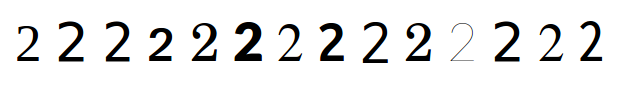
//> input picture OpenCV_3_KNN_Character_Recognition_Cpp-master/2.png, 625 x 89 px
$ ./TrainAndTest   (built with g++ and OpenCV 4)
//> lines starting //> are read from the running program, lines starting //| are printed output that depends on the picture; after the words box and inside, x2 and y2 are one past the last pixel; in counts of white or black regions, pixels touching at a corner belong together
// TrainAndTest.cpp

#include<opencv2/core/core.hpp>
#include<opencv2/highgui/highgui.hpp>
#include<opencv2/imgproc/imgproc.hpp>
#include<opencv2/ml/ml.hpp>

#include<iostream>
#include<sstream>

// global variables ///////////////////////////////////////////////////////////////////////////////
const int MIN_CONTOUR_AREA = 100;

const int RESIZED_IMAGE_WIDTH = 20;
const int RESIZED_IMAGE_HEIGHT = 30;

///////////////////////////////////////////////////////////////////////////////////////////////////
class ContourWithData {
public:
    // member variables ///////////////////////////////////////////////////////////////////////////
    std::vector<cv::Point> ptContour;           // contour
    cv::Rect boundingRect;                      // bounding rect for contour
    float fltArea;                              // area of contour

    ///////////////////////////////////////////////////////////////////////////////////////////////
    bool checkIfContourIsValid() {                              // obviously in a production grade program
        if (fltArea < MIN_CONTOUR_AREA) return false;           // we would have a much more robust function for
        return true;                                            // identifying if a contour is valid !!
    }

    ///////////////////////////////////////////////////////////////////////////////////////////////
    static bool sortByBoundingRectXPosition(const ContourWithData& cwdLeft, const ContourWithData& cwdRight) {      // this function allows us to sort
        return(cwdLeft.boundingRect.x < cwdRight.boundingRect.x);                                                   // the contours from left to right
    }

};

///////////////////////////////////////////////////////////////////////////////////////////////////
int main() {
    std::vector<ContourWithData> allContoursWithData;           // declare empty vectors,
    std::vector<ContourWithData> validContoursWithData;         // we will fill these shortly

            // read in training classifications ///////////////////////////////////////////////////

    cv::Mat matClassificationInts;      // we will read the classification numbers into this variable as though it is a vector

    cv::FileStorage fsClassifications("classifications.xml", cv::FileStorage::READ);        // open the classifications file

    if (fsClassifications.isOpened() == false) {                                                    // if the file was not opened successfully
        std::cout << "error, unable to open training classifications file, exiting program\n\n";    // show error message
        return(0);                                                                                  // and exit program
    }

    fsClassifications["classifications"] >> matClassificationInts;      // read classifications section into Mat classifications variable
    fsClassifications.release();                                        // close the classifications file

            // read in training images ////////////////////////////////////////////////////////////

    cv::Mat matTrainingImagesAsFlattenedFloats;         // we will read multiple images into this single image variable as though it is a vector

    cv::FileStorage fsTrainingImages("images.xml", cv::FileStorage::READ);          // open the training images file

    if (fsTrainingImages.isOpened() == false) {                                                 // if the file was not opened successfully
        std::cout << "error, unable to open training images file, exiting program\n\n";         // show error message
        return(0);                                                                              // and exit program
    }

    fsTrainingImages["images"] >> matTrainingImagesAsFlattenedFloats;           // read images section into Mat training images variable
    fsTrainingImages.release();                                                 // close the traning images file

            // train //////////////////////////////////////////////////////////////////////////////

    cv::Ptr<cv::ml::KNearest>  kNearest(cv::ml::KNearest::create());            // instantiate the KNN object

                // finally we get to the call to train, note that both parameters have to be of type Mat (a single Mat)
                // even though in reality they are multiple images / numbers
    kNearest->train(matTrainingImagesAsFlattenedFloats, cv::ml::ROW_SAMPLE, matClassificationInts);

            // test ///////////////////////////////////////////////////////////////////////////////

    cv::Mat matTestingNumbers = cv::imread("2.png");            // read in the test numbers image
//> matTestingNumbers is the input picture: 89 rows x 625 cols, CV_8UC3; mean B, G, R 232.9, 232.9, 232.9

    if (matTestingNumbers.empty()) {                                // if unable to open image
        std::cout << "error: image not read from file\n\n";         // show error message on command line
        return(0);                                                  // and exit program
    }

    cv::Mat matGrayscale;           //
    cv::Mat matBlurred;             // declare more image variables
    cv::Mat matThresh;              //
    cv::Mat matThreshCopy;          //

    cv::cvtColor(matTestingNumbers, matGrayscale, CV_BGR2GRAY);         // convert to grayscale
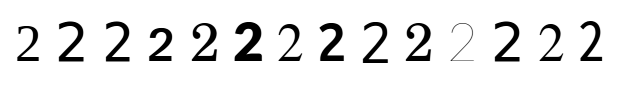
//> matGrayscale: 89 rows x 625 cols, CV_8UC1; min 0, max 255, mean 232.9

                                            // blur
    cv::GaussianBlur(matGrayscale,              // input image
                     matBlurred,                // output image
                     cv::Size(5, 5),            // smoothing window width and height in pixels
                     0);                        // sigma value, determines how much the image will be blurred, zero makes function choose the sigma value
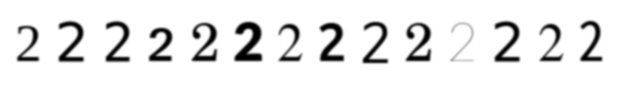
//> matBlurred: 89 rows x 625 cols, CV_8UC1; min 0, max 255, mean 232.9

                                            // filter image from grayscale to black and white
    cv::adaptiveThreshold(matBlurred,                           // input image
                          matThresh,                            // output image
                          255,                                  // make pixels that pass the threshold full white
                          cv::ADAPTIVE_THRESH_GAUSSIAN_C,       // use gaussian rather than mean, seems to give better results
                          cv::THRESH_BINARY_INV,                // invert so foreground will be white, background will be black
                          11,                                   // size of a pixel neighborhood used to calculate threshold value
                          2);                                   // constant subtracted from the mean or weighted mean
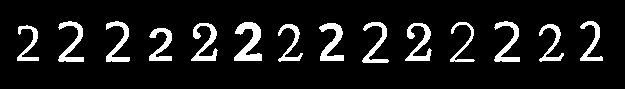
//> matThresh: 89 rows x 625 cols, CV_8UC1; 9.6% white; 14 white regions

    matThreshCopy = matThresh.clone();              // make a copy of the thresh image, this in necessary b/c findContours modifies the image

    std::vector<std::vector<cv::Point> > ptContours;        // declare a vector for the contours
    std::vector<cv::Vec4i> v4iHierarchy;                    // declare a vector for the hierarchy (we won't use this in this program but this may be helpful for reference)

    cv::findContours(matThreshCopy,             // input image, make sure to use a copy since the function will modify this image in the course of finding contours
        ptContours,                             // output contours
        v4iHierarchy,                           // output hierarchy
        cv::RETR_EXTERNAL,                      // retrieve the outermost contours only
        cv::CHAIN_APPROX_SIMPLE);               // compress horizontal, vertical, and diagonal segments and leave only their end points
//> ptContours = 14 contours; largest, box (x1, y1, x2, y2) and area: (234, 22, 262, 61) 494, (319, 23, 344, 61) 381, (405, 23, 432, 61) 342, (191, 23, 218, 61) 342, (494, 21, 520, 62) 330; v4iHierarchy = 14 items, first 8: [1, -1, -1, -1], [2, 0, -1, -1], [3, 1, -1, -1], [4, 2, -1, -1], [5, 3, -1, -1], [6, 4, -1, -1], [7, 5, -1, -1], [8, 6, -1, -1]

    for (int i = 0; i < ptContours.size(); i++) {               // for each contour
        ContourWithData contourWithData;                                                    // instantiate a contour with data object
        contourWithData.ptContour = ptContours[i];                                          // assign contour to contour with data
        contourWithData.boundingRect = cv::boundingRect(contourWithData.ptContour);         // get the bounding rect
        contourWithData.fltArea = cv::contourArea(contourWithData.ptContour);               // calculate the contour area
        allContoursWithData.push_back(contourWithData);                                     // add contour with data object to list of all contours with data
    }
//> this loop made 14 passes
//> (contourWithData.boundingRect, contourWithData.fltArea) on passes 1 to 12: (Rect(149, 28, 23, 33), 289), (Rect(17, 25, 22, 36), 217.5), (Rect(539, 24, 25, 38), 237.5), (Rect(278, 24, 25, 38), 235.5), (Rect(405, 23, 27, 38), 341.5), (Rect(319, 23, 25, 38), 381), (Rect(191, 23, 27, 38), 341.5), (Rect(450, 22, 25, 40), 183.5), (Rect(362, 22, 27, 41), 294), (Rect(234, 22, 28, 39), 493.5), (Rect(580, 21, 23, 40), 259.5), (Rect(494, 21, 26, 41), 330)

    for (int i = 0; i < allContoursWithData.size(); i++) {                      // for all contours
        if (allContoursWithData[i].checkIfContourIsValid()) {                   // check if valid
            validContoursWithData.push_back(allContoursWithData[i]);            // if so, append to valid contour list
        }
    }
            // sort contours from left to right
    std::sort(validContoursWithData.begin(), validContoursWithData.end(), ContourWithData::sortByBoundingRectXPosition);

    std::string strFinalString;         // declare final string, this will have the final number sequence by the end of the program

    for (int i = 0; i < validContoursWithData.size(); i++) {            // for each contour

                                                                // draw a green rect around the current char
        cv::rectangle(matTestingNumbers,                            // draw rectangle on original image
                      validContoursWithData[i].boundingRect,        // rect to draw
                      cv::Scalar(0, 255, 0),                        // green
                      2);                                           // thickness

        cv::Mat matROI = matThresh(validContoursWithData[i].boundingRect);          // get ROI image of bounding rect

        cv::Mat matROIResized;
        cv::resize(matROI, matROIResized, cv::Size(RESIZED_IMAGE_WIDTH, RESIZED_IMAGE_HEIGHT));     // resize image, this will be more consistent for recognition and storage

        cv::Mat matROIFloat;
        matROIResized.convertTo(matROIFloat, CV_32FC1);             // convert Mat to float, necessary for call to find_nearest

        cv::Mat matROIFlattenedFloat = matROIFloat.reshape(1, 1);

        cv::Mat matCurrentChar(0, 0, CV_32F);

        kNearest->findNearest(matROIFlattenedFloat, 1, matCurrentChar);     // finally we can call find_nearest !!!

        float fltCurrentChar = (float)matCurrentChar.at<float>(0, 0);

        strFinalString = strFinalString + char(int(fltCurrentChar));        // append current char to full string
    }
//> this loop made 14 passes
//> strFinalString on passes 1 to 12: '2', "22", "222", "2222", "22222", "222222", "2222222", "22222222", "222222222", "2222222222", "22222222222", "222222222222"
//> pass 1, `cv::Mat matROI = matThresh(validContoursWithData[i].boundingRect);`:
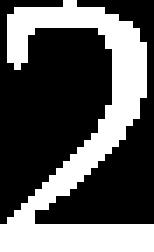
//> matROI: 36 rows x 22 cols, CV_8UC1 (shown 7 times larger); 36.5% white; 1 white region, box (x1, y1, x2, y2) and area: (0, 0, 22, 36) 289
//> pass 1, `cv::resize(matROI, matROIResized, cv::Size(RESIZED_IMAGE_WIDTH, RESIZE..`:
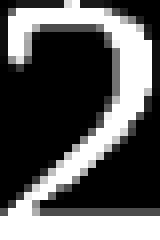
//> matROIResized: 30 rows x 20 cols, CV_8UC1 (shown 8 times larger); min 0, max 255, mean 92
//> pass 2, `cv::Mat matROI = matThresh(validContoursWithData[i].boundingRect);`:
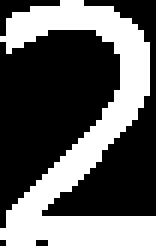
//> matROI: 41 rows x 26 cols, CV_8UC1 (shown 6 times larger); 38.4% white; 1 white region, box (x1, y1, x2, y2) and area: (0, 0, 26, 41) 409
//> after the loop:
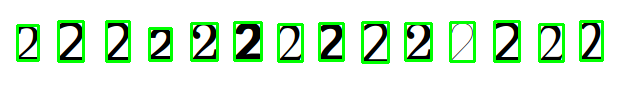
//> matTestingNumbers: 89 rows x 625 cols, CV_8UC3; 9.25% of pixels changed, all inside (x1, y1, x2, y2) = (16, 20, 604, 64)

    std::cout << "\n\n" << "numbers read = " << strFinalString << "\n\n";       // show the full string
//| numbers read = 22222222222222

    cv::imshow("matTestingNumbers", matTestingNumbers);     // show input image with green boxes drawn around found digits

    cv::waitKey(0);                                         // wait for user key press

    return(0);
}

$ run again, with OpenCV_3_KNN_Character_Recognition_Cpp-master/s.png copied over OpenCV_3_KNN_Character_Recognition_Cpp-master/2.png
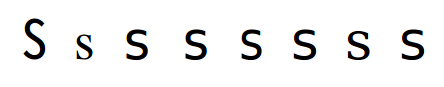
//> input picture OpenCV_3_KNN_Character_Recognition_Cpp-master/s.png, 444 x 87 px
//> matTestingNumbers is the input picture: 87 rows x 444 cols, CV_8UC3; mean B, G, R 239.8, 239.8, 239.8
//> `cv::adaptiveThreshold(matBlurred, matThresh, 255, cv::ADAPTIVE_THRESH_..`:
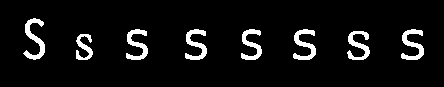
//> matThresh: 87 rows x 444 cols, CV_8UC1; 6.5% white; 8 white regions
//> ptContours = 8 contours; box (x1, y1, x2, y2) and area: (23, 18, 45, 60) 294, (401, 29, 424, 60) 260, (293, 29, 316, 60) 260, (185, 29, 207, 60) 250, (126, 29, 148, 60) 250, (347, 31, 370, 60) 242, (241, 29, 262, 60) 237, (76, 34, 93, 60) 170; v4iHierarchy = 8 items: [1, -1, -1, -1], [2, 0, -1, -1], [3, 1, -1, -1], [4, 2, -1, -1], [5, 3, -1, -1], [6, 4, -1, -1], [7, 5, -1, -1], [-1, 6, -1, -1]
//> the loop `for (int i = 0; i < ptContours.size(); i++)` made 8 passes
//> (contourWithData.boundingRect, contourWithData.fltArea) on passes 1 to 8: (Rect(76, 34, 17, 26), 169.5), (Rect(347, 31, 23, 29), 242.5), (Rect(401, 29, 23, 31), 259.5), (Rect(293, 29, 23, 31), 259.5), (Rect(241, 29, 21, 31), 237), (Rect(185, 29, 22, 31), 249.5), (Rect(126, 29, 22, 31), 249.5), (Rect(23, 18, 22, 42), 294.5)
//> the loop `for (int i = 0; i < validContoursWithData.size(); i++)` made 8 passes
//> after the loop `for (int i = 0; i < validContoursWithData.size(); i++)`:
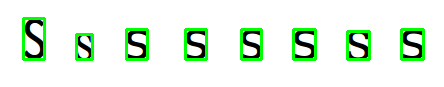
//> matTestingNumbers: 87 rows x 444 cols, CV_8UC3; 6.27% of pixels changed, all inside (x1, y1, x2, y2) = (22, 17, 425, 61)
//| numbers read = SSSSSSSS

$ run again, with OpenCV_3_KNN_Character_Recognition_Cpp-master/test.png copied over OpenCV_3_KNN_Character_Recognition_Cpp-master/2.png
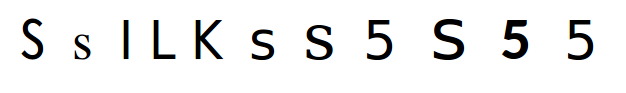
//> input picture OpenCV_3_KNN_Character_Recognition_Cpp-master/test.png, 626 x 93 px
//> matTestingNumbers is the input picture: 93 rows x 626 cols, CV_8UC3; mean B, G, R 237.3, 237.4, 237.3
//> `cv::adaptiveThreshold(matBlurred, matThresh, 255, cv::ADAPTIVE_THRESH_..`:
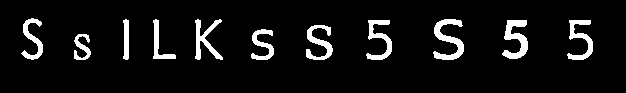
//> matThresh: 93 rows x 626 cols, CV_8UC1; 7.2% white; 11 white regions
//> ptContours = 11 contours; largest, box (x1, y1, x2, y2) and area: (433, 19, 464, 60) 470, (502, 20, 528, 59) 442, (195, 19, 223, 60) 349, (567, 20, 593, 60) 344, (366, 20, 392, 60) 344; v4iHierarchy = 11 items, first 8: [1, -1, -1, -1], [2, 0, -1, -1], [3, 1, -1, -1], [4, 2, -1, -1], [5, 3, -1, -1], [6, 4, -1, -1], [7, 5, -1, -1], [8, 6, -1, -1]
//> the loop `for (int i = 0; i < ptContours.size(); i++)` made 11 passes
//> (contourWithData.boundingRect, contourWithData.fltArea) on passes 1 to 8: (Rect(74, 34, 17, 26), 169.5), (Rect(251, 29, 23, 31), 259.5), (Rect(306, 25, 27, 35), 338.5), (Rect(567, 20, 26, 40), 344.5), (Rect(502, 20, 26, 39), 442.5), (Rect(366, 20, 26, 40), 344.5), (Rect(433, 19, 31, 41), 470), (Rect(195, 19, 28, 41), 349)
//> the loop `for (int i = 0; i < validContoursWithData.size(); i++)` made 11 passes
//> (matCurrentChar, fltCurrentChar, strFinalString) on passes 1 to 8: ([83], 83, 'S'), ([83], 83, "SS"), ([73], 73, "SSI"), ([76], 76, "SSIL"), ([75], 75, "SSILK"), ([83], 83, "SSILKS"), ([83], 83, "SSILKSS"), ([53], 53, "SSILKSS5")
//> after the loop `for (int i = 0; i < validContoursWithData.size(); i++)`:
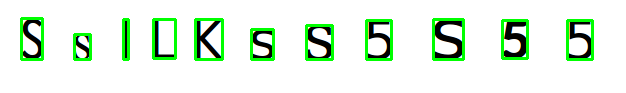
//> matTestingNumbers: 93 rows x 626 cols, CV_8UC3; 6.61% of pixels changed, all inside (x1, y1, x2, y2) = (20, 17, 594, 61)
//| numbers read = SSILKSS5S55

$ run again, with OpenCV_3_KNN_Character_Recognition_Cpp-master/test1.png copied over OpenCV_3_KNN_Character_Recognition_Cpp-master/2.png
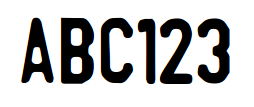
//> input picture OpenCV_3_KNN_Character_Recognition_Cpp-master/test1.png, 254 x 107 px
//> matTestingNumbers is the input picture: 107 rows x 254 cols, CV_8UC3; mean B, G, R 192.1, 192, 192
//> matThresh: 107 rows x 254 cols, CV_8UC1; 24.2% white; 6 white regions
//> ptContours = 6 contours; box (x1, y1, x2, y2) and area: (61, 17, 94, 84) 1904, (21, 18, 54, 83) 1104, (198, 18, 230, 83) 1079, (160, 18, 193, 84) 1018, (101, 18, 133, 83) 958, (138, 19, 155, 84) 592; v4iHierarchy = 6 items: [1, -1, -1, -1], [2, 0, -1, -1], [3, 1, -1, -1], [4, 2, -1, -1], [5, 3, -1, -1], [-1, 4, -1, -1]
//> the loop `for (int i = 0; i < ptContours.size(); i++)` made 6 passes
//> (contourWithData.boundingRect, contourWithData.fltArea) on passes 1 to 6: (Rect(138, 19, 17, 65), 592.5), (Rect(198, 18, 32, 65), 1079), (Rect(160, 18, 33, 66), 1018), (Rect(101, 18, 32, 65), 958.5), (Rect(21, 18, 33, 65), 1104.5), (Rect(61, 17, 33, 67), 1903.5)
//> the loop `for (int i = 0; i < validContoursWithData.size(); i++)` made 6 passes
//> (matCurrentChar, fltCurrentChar, strFinalString) on passes 1 to 6: ([65], 65, 'A'), ([66], 66, "AB"), ([67], 67, "ABC"), ([49], 49, "ABC1"), ([50], 50, "ABC12"), ([51], 51, "ABC123")
//> after the loop `for (int i = 0; i < validContoursWithData.size(); i++)`:
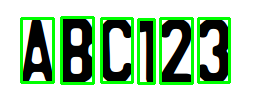
//> matTestingNumbers: 107 rows x 254 cols, CV_8UC3; 12.3% of pixels changed, all inside (x1, y1, x2, y2) = (20, 16, 231, 85)
//| numbers read = ABC123
